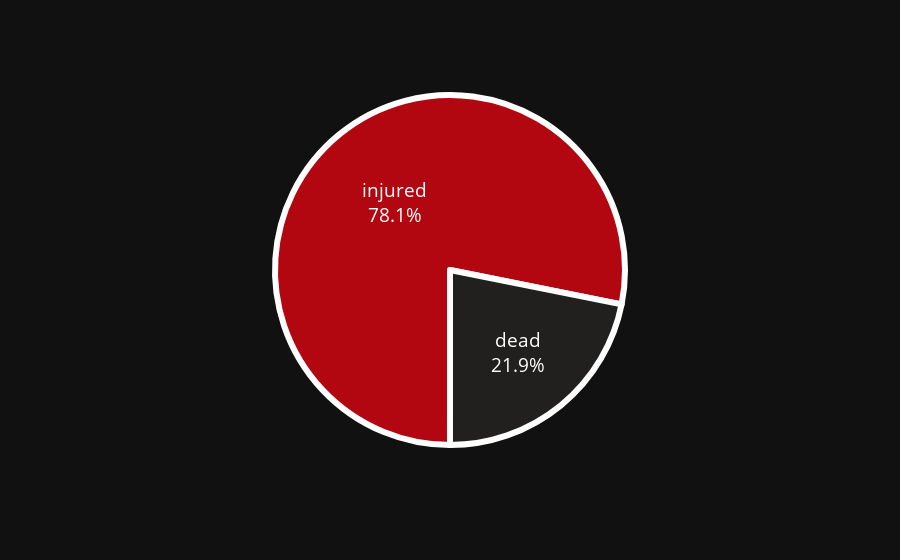

The code cell stored with this chart in its notebook:
### Code cell
fig = px.pie(data,
             values="count",
             names="type",
             labels={"type"},
             color="type",
             color_discrete_map=COLOR_MAP_TYPE,
             )
fig.update_traces(textposition='inside',
                    textinfo='percent+label',
                    marker=dict(line=dict(color="white", width=6)),
                    pull=[0, 0, 0.2, 0],
                    rotation=180, )
fig.update_layout(
       showlegend=False,
       # font_family="Courier New",
       # font_color="white",
       font_size=19,
       # title_font_family="Times New Roman",
       # title_font_color="red",
       # legend_title_font_color="green"
)
fig.show()

### Figure 1 — Plotly figure (JSON) as saved in the notebook; plotly's stock layout.template omitted (floating-point values rounded to 4 significant figures)
{"data": [{"customdata": [["dead"], ["injured"]], "domain": {"x": [0.0, 1.0], "y": [0.0, 1.0]}, "hovertemplate": "type=%{customdata[0]}<br>count=%{value}<extra></extra>", "labels": ["dead", "injured"], "legendgroup": "", "marker": {"colors": ["#221f1f", "#b20710"], "line": {"color": "white", "width": 6}}, "name": "", "showlegend": true, "values": [372, 1330], "type": "pie", "pull": [0, 0, 0.2, 0], "rotation": 180, "textinfo": "percent+label", "textposition": "inside"}], "layout": {"legend": {"tracegroupgap": 0}, "margin": {"t": 60}, "font": {"size": 19}, "showlegend": false}}
